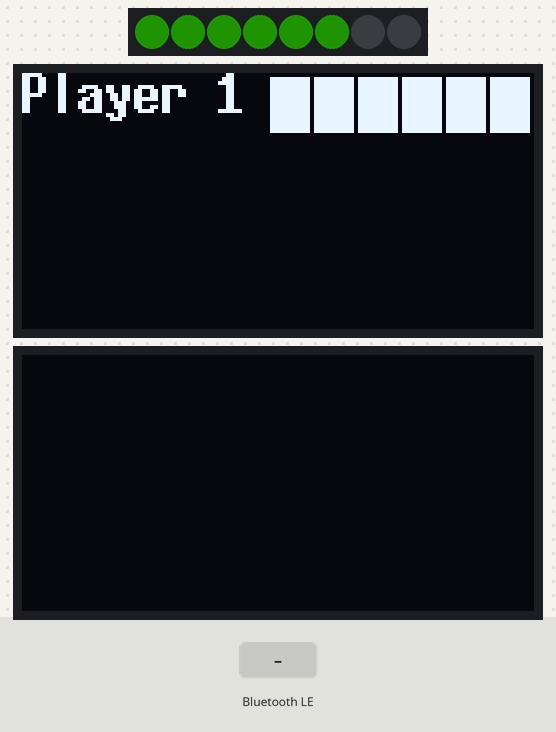
The sketch below on a simulated Arduino Nano 33 IoT. On the bench: 8 RGB LEDs in strip order, left to right, 2 × 128×64 one-colour display. The test bench sets the inputs (shaded band). Dim RGB values are drawn brighter than linear; random numbers use the default seed unless the sketch sets one; nothing arrives over Bluetooth unless stated; a phone connects over Bluetooth LE 3 s after start; what the sketch prints to the serial monitor is not drawn.

Above: at 3.7 s.
3.8 s: Bluetooth LE write "1" received
At 5.0 s:
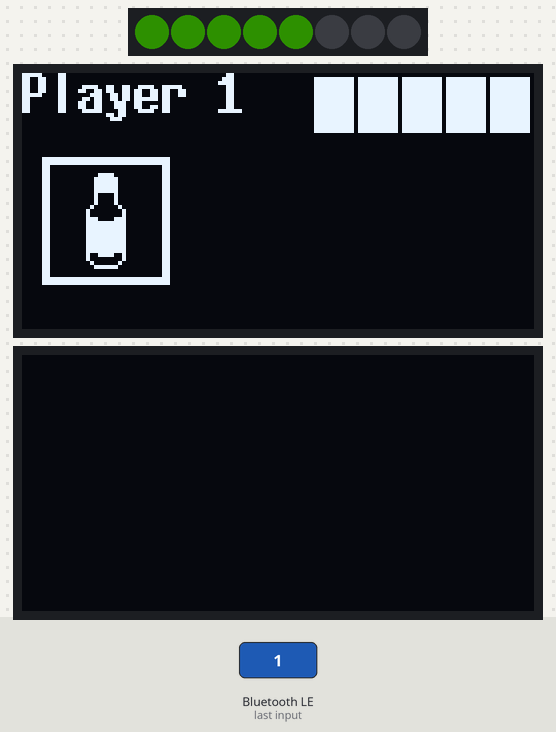
5.3 s: Bluetooth LE write "1" received
At 6.3 s:
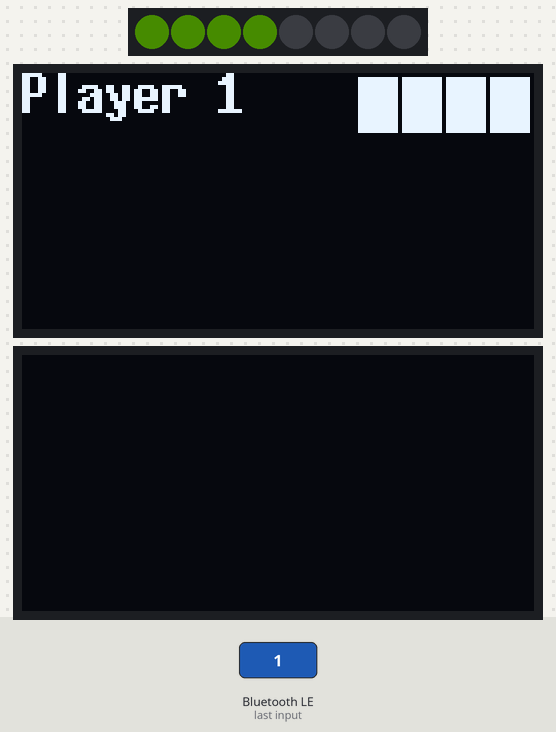
6.8 s: Bluetooth LE write "1" received
At 7.5 s:
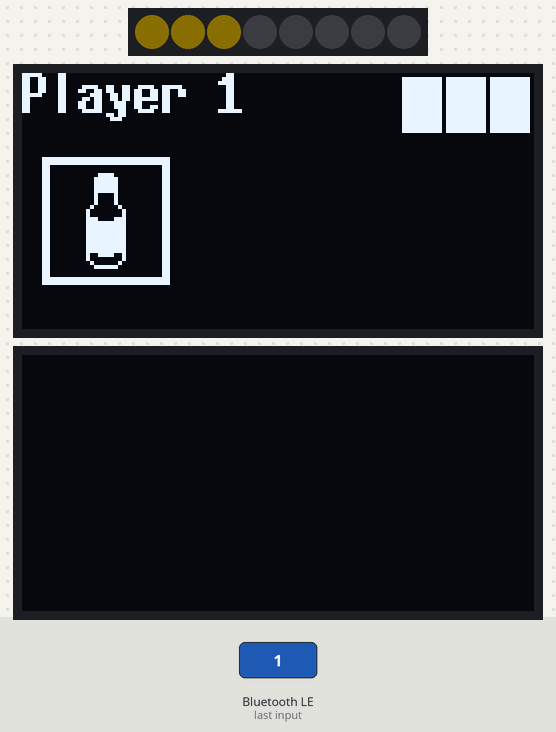
8.3 s: Bluetooth LE write "1" received
At 8.7 s:
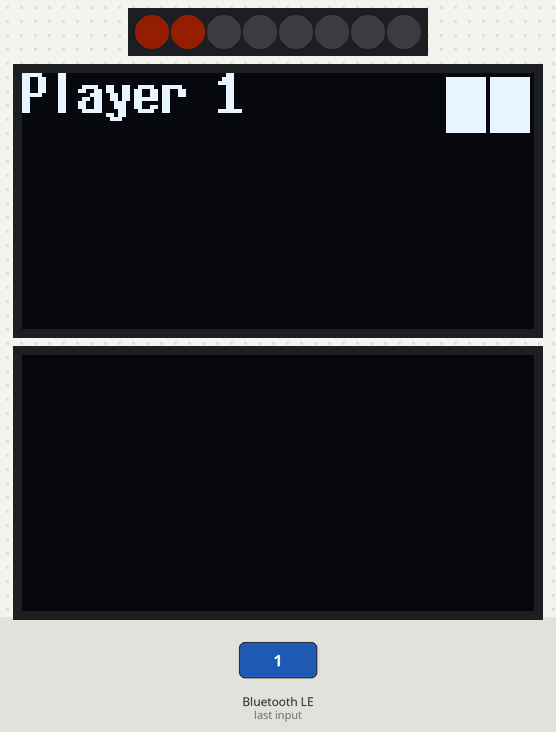
9.8 s: Bluetooth LE write "1" received
At 11.0 s:
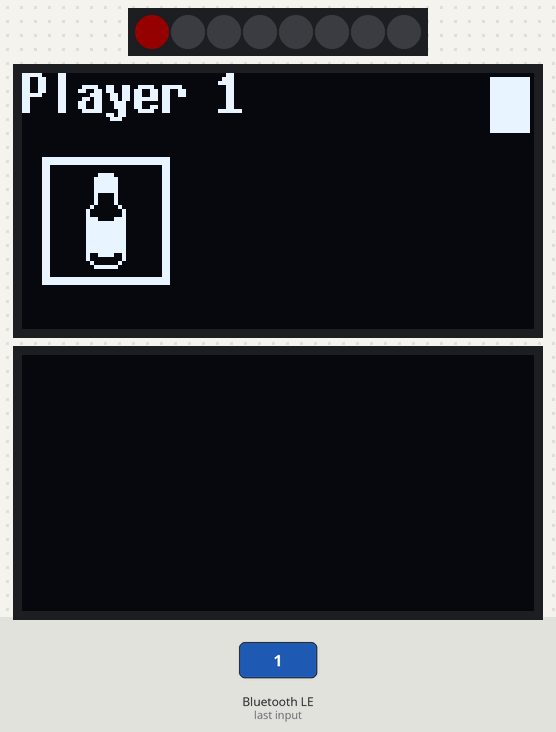
11.3 s: Bluetooth LE write "1" received
At 12.1 s:
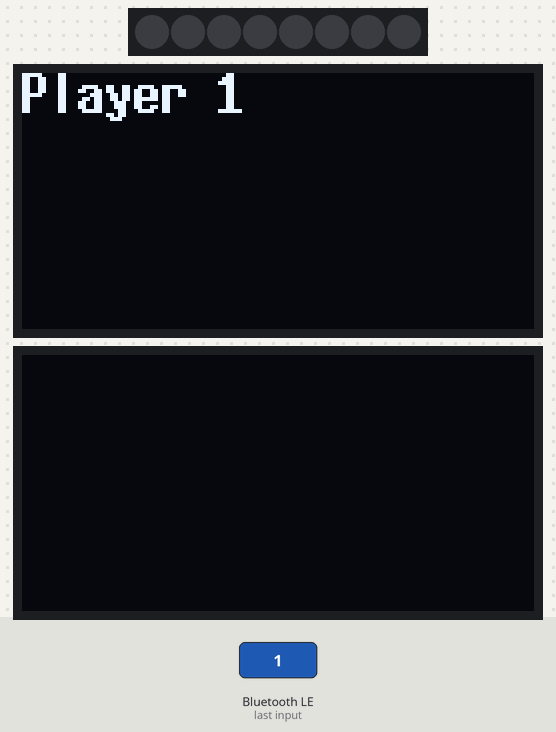
Timing chart, 0 to 13.8 s (numbered marks = the images above; inputs shaded):
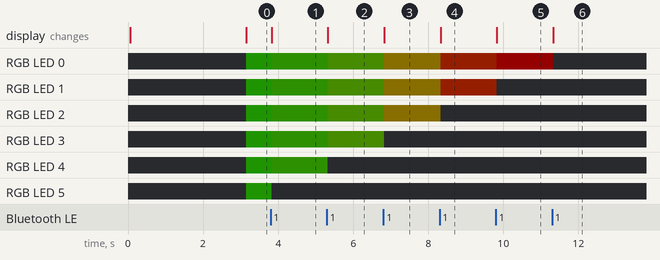

The sketch:

Player.ino
```cpp
#include <Arduino.h>
#include <Wire.h>
#include <U8g2lib.h>
#include <ArduinoBLE.h>
#include "Icons.h"
#include <Adafruit_NeoPixel.h>
#include <MFRC522v2.h>
#include <MFRC522DriverSPI.h>
#include <SPI.h>
#include <MFRC522DriverI2C.h>
#include <MFRC522DriverPinSimple.h>
#include <MFRC522Debug.h>
#include <SSD1306Wire.h>

enum Item
{
  None,
  Medkit,
  Beer
};

BLEService GamePawn("10e62b35-1ed8-4149-aeca-4df2e8b24132");

BLEIntCharacteristic Button1Characteristic(GamePawn.uuid(), BLERead | BLEWrite);
BLEIntCharacteristic Button2Characteristic(GamePawn.uuid(), BLERead | BLEWrite);
BLEIntCharacteristic KeypadCharacteristic(GamePawn.uuid(), BLERead | BLEWrite);
MFRC522DriverPinSimple ss_pin(5);
SSD1306Wire display(0x3c, 21, 22);
MFRC522DriverSPI driver{ss_pin}; // Create SPI driver
MFRC522 mfrc522{driver};

U8G2_SSD1306_128X64_NONAME_F_SW_I2C Screen(U8G2_R0,/*clock=*/22,/*data=*/21,U8X8_PIN_NONE);

Adafruit_NeoPixel HealthBar = Adafruit_NeoPixel(8,15);

int Health = 0;
int MaxHealth = 6;

int itemsInInventory = 0;
int maxItems = 3;

int PlayerId = 1;

const int InventorySize = 3;
Item Inventory[3] /*= {Item::Medkit, Item::None, Item::Beer}*/;

void setup() {
  // put your setup code here, to run once:
  Initialize();
  display.init();
  display.flipScreenVertically();
  display.setFont(ArialMT_Plain_10);

  Serial.begin(9600);
  while (!Serial);
  mfrc522.PCD_Init();    // Init MFRC522 board.
  SPI.begin(); // Init SPI bus
  MFRC522Debug::PCD_DumpVersionToSerial(mfrc522, Serial);	// Show details of PCD - MFRC522 Card Reader details.
  Serial.println(F("Scan PICC to see UID, SAK, type, and data blocks..."));
  // begin initialization
  // begin initialization
  if (!BLE.begin()) {
    Serial.println("starting Bluetooth® Low Energy module failed!");
    while (1);
  }

  // set advertised local name and service UUID:
  BLE.setLocalName("Player 1");
  BLE.setAdvertisedService(GamePawn);

  GamePawn.addCharacteristic(Button1Characteristic);
  GamePawn.addCharacteristic(Button2Characteristic);
  GamePawn.addCharacteristic(KeypadCharacteristic);

  BLE.addService(GamePawn);
  Button1Characteristic.writeValue(0);
  Button2Characteristic.writeValue(0);
  KeypadCharacteristic.writeValue(0);

  // start advertising
  BLE.advertise();

  Serial.println("Trying to connect");
}

void loop() {
  // put your main code here, to run repeatedly:

  // listen for Bluetooth® Low Energy peripherals to connect:
  BLEDevice central = BLE.central();

  // if a central is connected to peripheral:
  if (central)
  {
    Serial.print("Connected to central: ");
    // print the central's MAC address:
    Serial.println(central.address());
    UpdateDisplay();
    UpdateHealthBar();

    // while the central is still connected to peripheral:
    while (central.connected())
    {
      // Button 1
      if (Button1Characteristic.written())
      if (Button1Characteristic.value() == 1)
      {
        AddItemTest();
        Button1Characteristic.writeValue(0);
        UpdateDisplay();
        UpdateHealthBar();
      }

      // Button 2
      if (Button2Characteristic.written())
      if (Button2Characteristic.value() == 1)
      {
        UseItemTest();
        //UseItem(random(0,InventorySize));
        Button2Characteristic.writeValue(0);
        UpdateDisplay();
        UpdateHealthBar();
      }

      // KeypadCharacteristic
      if (KeypadCharacteristic.written())
      if (KeypadCharacteristic.value() > 0)
      {
        //UseItemTest();
        Serial.print("Using Item: ");
        Serial.print(KeypadCharacteristic.value()-1);
        Serial.println();
        UseItem(KeypadCharacteristic.value()-1);
        KeypadCharacteristic.writeValue(0);
        UpdateDisplay();
        UpdateHealthBar();
      }

      // if the remote device wrote to the characteristic,
    }

    Serial.print(F("Disconnected from central: "));
    Serial.println(central.address());
    Serial.println("Trying to Reconnect");
    Screen.clearBuffer();
    Screen.drawBox(2, 2, 100, 64);
    Screen.sendBuffer();
  }

  //Serial.println("Failed to connect");
}

void Initialize()
{
  HealthBar.begin();

  Screen.begin();
  Screen.setFont(u8g2_font_7x14B_tr);
  Screen.clearBuffer();
  Screen.drawBox(2, 2, 100, 50);
  Screen.sendBuffer();

  for (int x = 0; x < GetArrayLength(sizeof(Inventory),sizeof(Inventory[0])); x++)
    Inventory[x] = Item::None;

  for (int x = 0; x < InventorySize; x++)
    if (Inventory[x] != Item::None)
    itemsInInventory++;

  Health = MaxHealth;
}

void dump()   {
  MFRC522Debug::PICC_DumpToSerial(mfrc522, Serial, &(mfrc522.uid));
}

void print()  {
  display.clear();
  String uidString = "";
    for (byte i = 0; i < mfrc522.uid.size; i++) {
      if (mfrc522.uid.uidByte[i] < 0x10) {
       uidString += "0";
      }
    uidString += String(mfrc522.uid.uidByte[i], HEX);
  }
  Serial.println(uidString);
  delay(2000);
}

boolean readID()  {
  byte bufferATQA[2];
  byte bufferSize = sizeof(bufferATQA);
  mfrc522.PICC_WakeupA(bufferATQA, &bufferSize);
    if (!mfrc522.PICC_IsNewCardPresent() || !mfrc522.PICC_ReadCardSerial()) {
      return false;
  }
  mfrc522.PICC_HaltA(); // Stop reading
  return true;
}


void UpdateDisplay()
{
  Screen.clearBuffer();
  Screen.drawStr(0, 10, "Player 1");
  /*for (int x = 0; x < itemsInInventory; x++)
  {
    int difference = 42-32;
    int xPos = x * 42 + difference/2;
    int yPos = 16+difference/2;
    Screen.drawXBMP(xPos, yPos, 32, 32, ItemPlaceholder);
  }*/

  int items = 0;

  for (int x = 0; x < InventorySize; x++)
  {
    if (Inventory[x] != Item::None)
    {
      int difference = 42-32;
      int xPos = x * 42 + difference/2;
      int yPos = 16+difference/2;

      switch(Inventory[x])
      {
        case Item::Medkit:
          Screen.drawXBMP(xPos, yPos, 32, 32, MedKitIcon);
          break;
        case Item::Beer:
          Screen.drawXBMP(xPos, yPos, 32, 32, BeerIcon);
          break;
      }
    }
  }

  int marginTop = 1, marginSide = 1;
  int width = 10, height = 14;

  for (int x = 0; x < Health; x++)
  {
    int xPos = 128-(width+marginSide)*(x+1);

    Screen.drawBox(xPos, marginTop, width, height);
  }

  Screen.sendBuffer();
}

void UpdateHealthBar()
{
  HealthBar.clear();

  // Simple
  /*for (int x = 0; x < Health;x++)
  {
    HealthBar.setPixelColor(x,HealthBar.Color(20,0,0));
  */

  // Step Gradient
  /*for (int x = 0; x < Health;x++)
  {
    uint32_t color = HealthBar.Color(0, 20, 0);

    if (x < 2)
      color = HealthBar.Color(20, 0, 0);
    else if (x < 4)
      color = HealthBar.Color(20, 10, 0);

      HealthBar.setPixelColor(x, color);
  }*/

  // Whole Color Gradient
  /*uint32_t color = HealthBar.Color(20, 0, 0);

  if (Health > 1)
  color = HealthBar.Color(20/Health, (Health-1)*4, 0);

  for (int x = 0; x < 8;x++)
  {
    HealthBar.setPixelColor(x, color);
  }*/

  // True Gradient
  uint32_t color = HealthBar.Color(20, 0, 0);

  if (Health > 1)
      color = HealthBar.Color(20/(Health-1), (Health-1)*4, 0);

  for (int x = 0; x < Health;x++)
  {
    HealthBar.setPixelColor(x, color);
  }

  HealthBar.show();
}

void Increment()
{
  itemsInInventory++;
  itemsInInventory = itemsInInventory % (maxItems+1);
}

void AddItemTest()
{
  if (itemsInInventory+1 <= InventorySize)
    AddItem((Item)random(1,3));

  else
  {
    for (int x = 0; x < InventorySize; x++)
      Inventory[x] = Item::None;

    itemsInInventory = 0;
  }

  Health--;

  if (Health < 0)
    Health = MaxHealth;
}

void AddItem(Item itemToAdd)
{
  if (itemsInInventory < InventorySize)
    for (int x = 0; x < InventorySize;x++)
      {
        if (Inventory[x] == Item::None)
        {
          Inventory[x] = (Item)itemToAdd;
          itemsInInventory++;
          break;
        }
      }
}

void AddItem(int itemToAdd)
{
  AddItem((Item)itemToAdd);
}

void UseItem(int itemIndex)
{
  bool itemUsed = false;
  switch(Inventory[itemIndex])
  {
    case Item::Medkit:
    Health = constrain(Health+2,0,MaxHealth);
    itemUsed = true;
    break;
    case Item::Beer:
    Health = constrain(Health-1,0,MaxHealth);
    itemUsed = true;
    break;
  }

  if (itemUsed)
  {
    Inventory[itemIndex] = Item::None;
    itemsInInventory--;
  }
}

void UseItemTest()
{
  for (int x = 0; x < InventorySize; x++)
    if (Inventory[x] != Item::None)
    {
      UseItem(x);
      break;
    }
}

int GetArrayLength(int arraySize, int byteSize)
{
  return arraySize/byteSize;
}
```

Source omitted: Icons.h (data table, 2648 bytes)

Measured:
- after the input at 3.8 s, RGB LED 0–4: RGB(4, 20, 0) → RGB(5, 16, 0) at once; RGB LED 5: RGB(4, 20, 0) → off at once; the display: first changes at once (image 1 shows a later state)
- after the input at 5.3 s, RGB LED 0–3: RGB(5, 16, 0) → RGB(6, 12, 0) at once; RGB LED 4: RGB(5, 16, 0) → off at once; the display: first changes at once (image 2 shows a later state)
- after the input at 6.8 s, RGB LED 0–2: RGB(6, 12, 0) → RGB(10, 8, 0) at once; RGB LED 3: RGB(6, 12, 0) → off at once; the display: first changes at once (image 3 shows a later state)
- after the input at 8.3 s, RGB LED 0, RGB LED 1: RGB(10, 8, 0) → RGB(20, 4, 0) at once; RGB LED 2: RGB(10, 8, 0) → off at once; the display: first changes at once (image 4 shows a later state)
- after the input at 9.8 s, RGB LED 0: RGB(20, 4, 0) → RGB(20, 0, 0) at once; RGB LED 1: RGB(20, 4, 0) → off at once; the display: first changes at once (image 5 shows a later state)
- after the input at 11.3 s, RGB LED 0: RGB(20, 0, 0) → off at once; the display: first differs from a run without the input at once (image 6)
